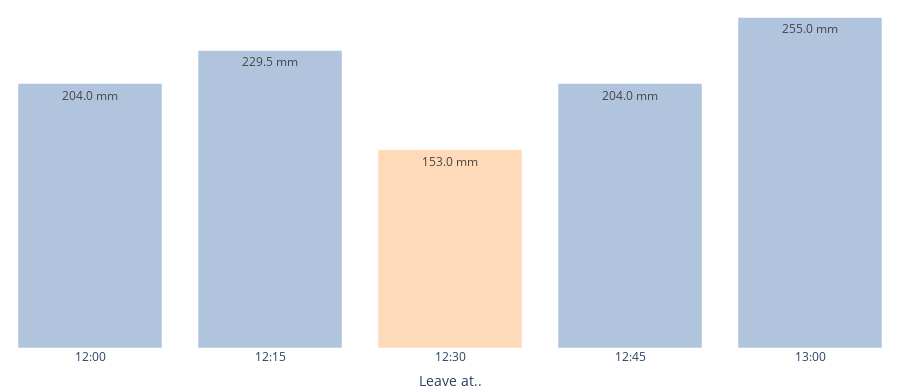

Here is the notebook cell this chart was saved with:
### Code cell
fig = make_fig_bars(df)
fig.show()

### Figure 1 — Plotly figure (JSON) as saved in the notebook; plotly's stock layout.template omitted (floating-point values rounded to 4 significant figures)
{"data": [{"marker": {"color": ["lightsteelblue", "lightsteelblue", "peachpuff", "lightsteelblue", "lightsteelblue"]}, "opacity": 1, "text": ["204.0 mm", "229.5 mm", "153.0 mm", "204.0 mm", "255.0 mm"], "textposition": "auto", "type": "bar", "x": ["12:00", "12:15", "12:30", "12:45", "13:00"], "y": [204, 229.5, 153, 204.0, 255]}], "layout": {"height": 390, "legend": {"orientation": "h"}, "margin": {"b": 0.1, "l": 0.1, "r": 0.1, "t": 0.1}, "showlegend": false, "xaxis": {"title": {"text": "Leave at.."}}, "yaxis": {"visible": false}}}
